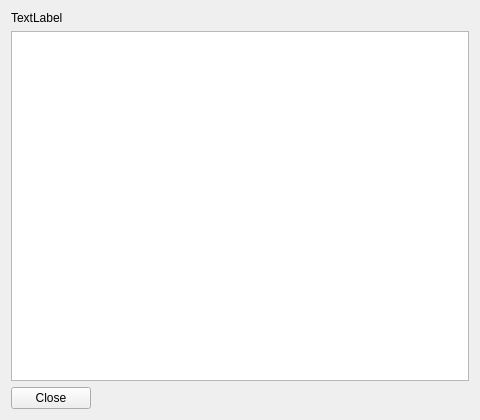
<?xml version="1.0" encoding="UTF-8"?>
<ui version="4.0">
 <class>MenuDialog</class>
 <widget class="QWidget" name="MenuDialog">
  <property name="geometry">
   <rect>
    <x>0</x>
    <y>0</y>
    <width>480</width>
    <height>420</height>
   </rect>
  </property>
  <property name="windowTitle">
   <string>منوی رستوران</string>
  </property>
  <property name="layoutDirection">
   <enum>Qt::LayoutDirection::RightToLeft</enum>
  </property>
  <layout class="QVBoxLayout" name="verticalLayout">
   <item>
    <widget class="QLabel" name="restaurantNameLabel">
     <property name="text">
      <string>TextLabel</string>
     </property>
    </widget>
   </item>
   <item>
    <widget class="QListWidget" name="menuListWidget"/>
   </item>
   <item>
    <widget class="QDialogButtonBox" name="buttonBox">
     <property name="standardButtons">
      <set>QDialogButtonBox::StandardButton::Close</set>
     </property>
    </widget>
   </item>
  </layout>
 </widget>
 <resources/>
 <connections/>
</ui>
